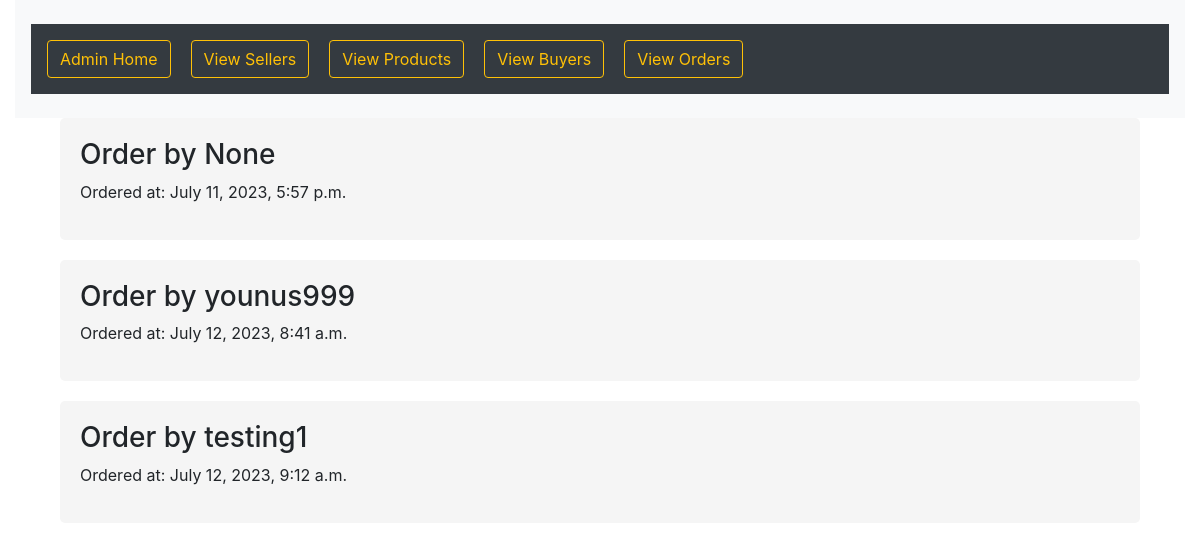
The page /view_orders/ on the database its author committed.
### buyer/models.py (models this page shows, shortened)
class Order(models.Model):
    buyer = models.ForeignKey(Buyer, on_delete=models.CASCADE)
    products = models.ManyToManyField(Product)
    ordered_at = models.DateTimeField(auto_now_add=True)

class Buyer(models.Model):
    user = models.OneToOneField(Account, on_delete=models.CASCADE)

### Users/models.py (models this page shows, shortened)
class Account(AbstractBaseUser,PermissionsMixin):
    username = models.CharField(max_length=40,blank=True,null=True,unique=True)
    email = models.EmailField(unique=True)
    account_types=(('Buyer','Buyer'),('Seller','Seller'),('Admin','Admin'))
    account_type = models.CharField(max_length=30,choices=account_types,null=True, blank=True)
    is_staff = models.BooleanField(default=False)
    is_active = models.BooleanField(default=True)
    objects = UserManager()
    USERNAME_FIELD='username'
    REQUIRED_FIELDS=['email']

### admin/views.py (the view)
# urls.py: path('view_orders/', views.view_orders, name='admin_view_orders'),
def view_orders(request):
    orders = Order.objects.all()
    return render(request, 'view_orders.html', {'orders': orders})

### templates/view_orders.html (shortened to what this page needs)
{% extends "admincommon.html" %}
{% block admincontent %}
<head>
  <link rel="stylesheet" href="https://stackpath.bootstrapcdn.com/bootstrap/4.5.2/css/bootstrap.min.css">
</head>
<div class="container">
  {% for order in orders %}
    <div class="order-card">
      <h3>Order by {{ order.buyer.user.username }}</h3>
      <p>Ordered at: {{ order.ordered_at }}</p>
    </div>
  {% endfor %}
</div>
{% endblock %}

### templates/view_orders.html (style rules this page uses)
.order-card { background-color: #f5f5f5; border-radius: 5px; padding: 20px; margin-bottom: 20px; }

### rows shown on the page
Order: buyer.user.username "None", ordered_at "July 11, 2023, 5:57 p.m."
Order: buyer.user.username "younus999", ordered_at "July 12, 2023, 8:41 a.m."
Order: buyer.user.username "testing1", ordered_at "July 12, 2023, 9:12 a.m."
